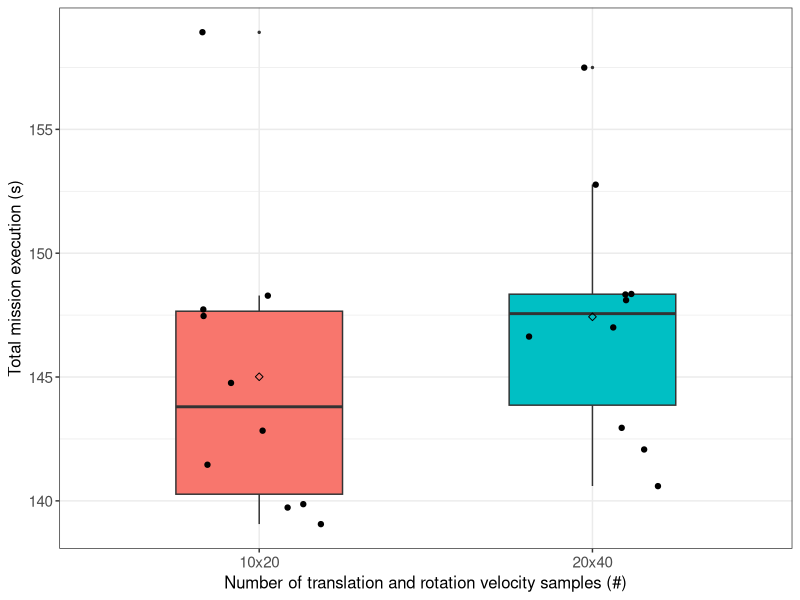
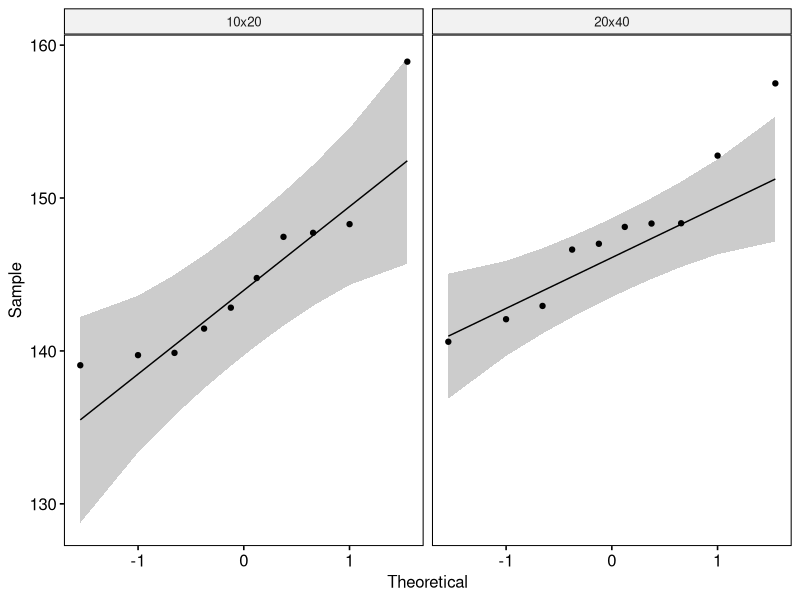

Recreate these plots in R, in order.
## ---- chunk 1
if (!require('tidyverse')) install.packages('tidyverse', dependencies = TRUE); library('tidyverse')
if (!require('ggpubr')) install.packages('ggpubr', dependencies = TRUE); library('ggpubr')
if (!require('rstatix')) install.packages('rstatix', dependencies = TRUE); library('rstatix')
if (!require('ggplot2')) install.packages('ggplot2', dependencies = TRUE); library('ggplot2')
## ---- chunk 2
data <- read.csv(file = '../../raw_data/test_velocity_samples/run_table.csv')
data <- subset(data, select = c(X__run_id, velocity_samples, mission_execution_s))
data$velocity_samples <- as.factor(data$velocity_samples)
data$mission_execution_s <- as.numeric(data$mission_execution_s)
## ---- chunk 3
data %>%
  group_by(velocity_samples) %>%
  get_summary_stats(mission_execution_s, type = "mean_sd")
## ---- chunk 4
ggplot(data, aes(x = velocity_samples, y = mission_execution_s, fill = velocity_samples)) +
  theme_bw() + 
  geom_boxplot(width = 0.5, outlier.size = 0.5) + 
  geom_jitter(width = 0.2) +
  stat_summary(fun = mean, color = 'black', geom = 'point', shape = 5, size = 1.5) +
  labs(x = "Number of translation and rotation velocity samples (#)", y = "Total mission execution (s)") +
  theme(legend.position = 'none') +
  theme(
    axis.title.x = element_text(size = 12, family = 'sans'),
    axis.title.y = element_text(size = 12, family = 'sans'),
    axis.text.x = element_text(size = 11, family = 'sans'),
    axis.text.y = element_text(size = 11, family = 'sans'),
    
  )
## ---- chunk 5
data %>% 
  group_by(velocity_samples) %>%
  identify_outliers(mission_execution_s)
## ---- chunk 6
ggqqplot(data, x = "mission_execution_s", facet.by = "velocity_samples")
## ---- chunk 7
data %>%
  group_by(velocity_samples) %>%
  shapiro_test(mission_execution_s)
## ---- chunk 8
data %>%
  t_test(mission_execution_s ~ velocity_samples) %>%
  add_significance()
